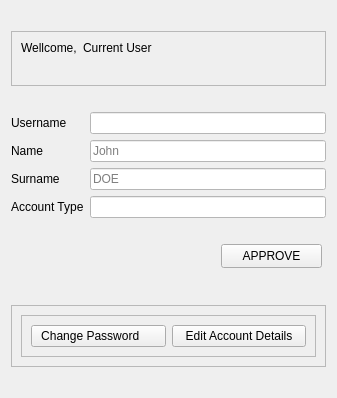
<?xml version="1.0" encoding="UTF-8"?>
<ui version="4.0">
 <class>FormSettings</class>
 <widget class="QWidget" name="FormSettings">
  <property name="geometry">
   <rect>
    <x>0</x>
    <y>0</y>
    <width>337</width>
    <height>398</height>
   </rect>
  </property>
  <property name="windowTitle">
   <string>Settings</string>
  </property>
  <property name="windowIcon">
   <iconset>
    <normaloff>pictures/werhere_icon.png</normaloff>pictures/werhere_icon.png</iconset>
  </property>
  <property name="styleSheet">
   <string notr="true">One value - border-radius: 100px;</string>
  </property>
  <layout class="QVBoxLayout" name="verticalLayout">
   <item>
    <spacer name="horizontalSpacer_2">
     <property name="orientation">
      <enum>Qt::Horizontal</enum>
     </property>
     <property name="sizeHint" stdset="0">
      <size>
       <width>40</width>
       <height>20</height>
      </size>
     </property>
    </spacer>
   </item>
   <item>
    <widget class="QFrame" name="frame">
     <property name="frameShape">
      <enum>QFrame::StyledPanel</enum>
     </property>
     <property name="frameShadow">
      <enum>QFrame::Raised</enum>
     </property>
     <layout class="QGridLayout" name="gridLayout_3">
      <item row="0" column="0">
       <layout class="QFormLayout" name="formLayout_3">
        <item row="0" column="0">
         <widget class="QLabel" name="labelHosgeldiniz">
          <property name="text">
           <string>Wellcome,</string>
          </property>
         </widget>
        </item>
        <item row="0" column="1">
         <widget class="QLabel" name="labelCurrentUser">
          <property name="text">
           <string>Current User</string>
          </property>
         </widget>
        </item>
       </layout>
      </item>
     </layout>
    </widget>
   </item>
   <item>
    <spacer name="horizontalSpacer">
     <property name="orientation">
      <enum>Qt::Horizontal</enum>
     </property>
     <property name="sizeHint" stdset="0">
      <size>
       <width>316</width>
       <height>20</height>
      </size>
     </property>
    </spacer>
   </item>
   <item>
    <layout class="QFormLayout" name="formLayout">
     <item row="0" column="0">
      <widget class="QLabel" name="labelUserName">
       <property name="text">
        <string>Username</string>
       </property>
      </widget>
     </item>
     <item row="0" column="1">
      <widget class="QLineEdit" name="lineEditUserName">
       <property name="enabled">
        <bool>false</bool>
       </property>
       <property name="styleSheet">
        <string notr="true">background-color: rgb(255, 255, 255);</string>
       </property>
      </widget>
     </item>
     <item row="1" column="0">
      <widget class="QLabel" name="labelName">
       <property name="text">
        <string>Name</string>
       </property>
      </widget>
     </item>
     <item row="1" column="1">
      <widget class="QLineEdit" name="lineEditName">
       <property name="enabled">
        <bool>false</bool>
       </property>
       <property name="styleSheet">
        <string notr="true">background-color: rgb(255, 255, 255);</string>
       </property>
       <property name="placeholderText">
        <string>John</string>
       </property>
      </widget>
     </item>
     <item row="2" column="0">
      <widget class="QLabel" name="labelSurname">
       <property name="text">
        <string>Surname</string>
       </property>
      </widget>
     </item>
     <item row="2" column="1">
      <widget class="QLineEdit" name="lineEditSurname">
       <property name="enabled">
        <bool>false</bool>
       </property>
       <property name="styleSheet">
        <string notr="true">background-color: rgb(255, 255, 255);</string>
       </property>
       <property name="placeholderText">
        <string>DOE</string>
       </property>
      </widget>
     </item>
     <item row="3" column="0">
      <widget class="QLabel" name="labelAccountType">
       <property name="text">
        <string>Account Type</string>
       </property>
      </widget>
     </item>
     <item row="3" column="1">
      <widget class="QLineEdit" name="lineEditAccountType">
       <property name="enabled">
        <bool>false</bool>
       </property>
       <property name="styleSheet">
        <string notr="true">background-color: rgb(255, 255, 255);</string>
       </property>
      </widget>
     </item>
    </layout>
   </item>
   <item>
    <spacer name="horizontalSpacer_3">
     <property name="orientation">
      <enum>Qt::Horizontal</enum>
     </property>
     <property name="sizeHint" stdset="0">
      <size>
       <width>40</width>
       <height>20</height>
      </size>
     </property>
    </spacer>
   </item>
   <item>
    <widget class="QWidget" name="widget" native="true">
     <widget class="QPushButton" name="pushButtonApprove">
      <property name="geometry">
       <rect>
        <x>210</x>
        <y>0</y>
        <width>101</width>
        <height>24</height>
       </rect>
      </property>
      <property name="text">
       <string>APPROVE</string>
      </property>
     </widget>
    </widget>
   </item>
   <item>
    <widget class="QFrame" name="frameApprove">
     <property name="frameShape">
      <enum>QFrame::StyledPanel</enum>
     </property>
     <property name="frameShadow">
      <enum>QFrame::Raised</enum>
     </property>
     <layout class="QGridLayout" name="gridLayout">
      <item row="0" column="0" rowspan="3">
       <widget class="QFrame" name="frameChangeEdit">
        <property name="frameShape">
         <enum>QFrame::StyledPanel</enum>
        </property>
        <property name="frameShadow">
         <enum>QFrame::Raised</enum>
        </property>
        <layout class="QGridLayout" name="gridLayout_2">
         <item row="0" column="0">
          <widget class="QPushButton" name="pushButtonChangePassword">
           <property name="text">
            <string>Change Password     </string>
           </property>
          </widget>
         </item>
         <item row="0" column="1">
          <widget class="QPushButton" name="pushButtonChangeAccountDetails">
           <property name="text">
            <string>Edit Account Details</string>
           </property>
          </widget>
         </item>
        </layout>
       </widget>
      </item>
     </layout>
    </widget>
   </item>
   <item>
    <spacer name="horizontalSpacer_4">
     <property name="orientation">
      <enum>Qt::Horizontal</enum>
     </property>
     <property name="sizeHint" stdset="0">
      <size>
       <width>316</width>
       <height>20</height>
      </size>
     </property>
    </spacer>
   </item>
  </layout>
 </widget>
 <resources>
  <include location="pictures/a.qrc"/>
 </resources>
 <connections/>
</ui>
